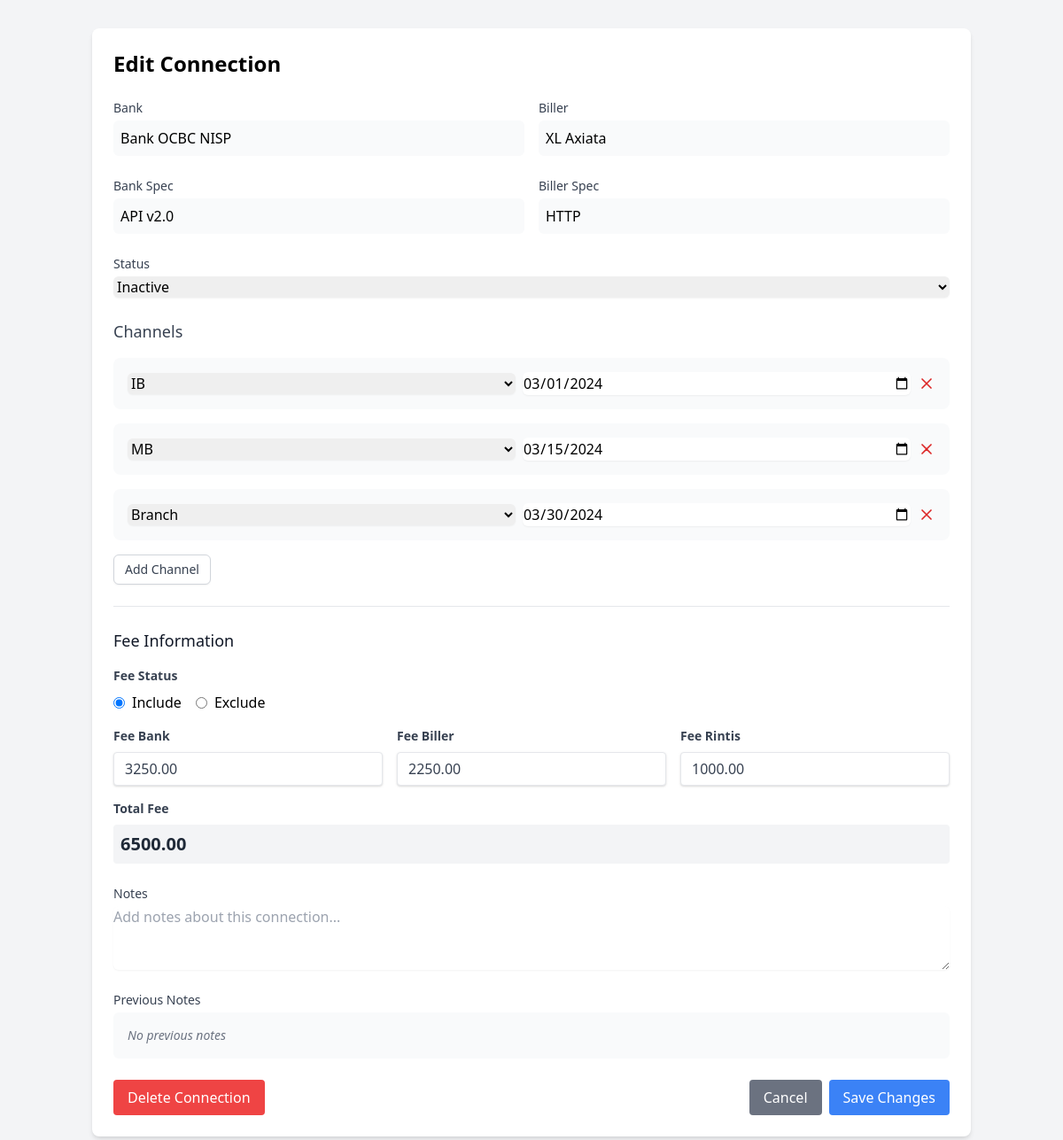
The page /edit_connection.php?id=10 (signed in) on the database its author committed.
### tables this page shows
CREATE TABLE `prima_data` (
    `id` int(11) NOT NULL AUTO_INCREMENT,
    `bank_id` BIGINT NOT NULL,
    `biller_id` BIGINT NOT NULL,
    `bank_spec_id` int(11) NOT NULL,
    `biller_spec_id` int(11) NOT NULL,
    `status` enum('active','inactive') NOT NULL DEFAULT 'active',
    `fee_bank` DECIMAL(10,2) DEFAULT 0.00,
    `fee_biller` DECIMAL(10,2) DEFAULT 0.00,
    `fee_rintis` DECIMAL(10,2) DEFAULT 0.00,
    `fee_included` TINYINT(1) NOT NULL DEFAULT 1,
    `admin_fee` DECIMAL(10,2) DEFAULT 0.00,
    `notes` TEXT DEFAULT NULL,
    `created_by` INT NOT NULL,
    `updated_by` INT NOT NULL,
    `created_at` TIMESTAMP DEFAULT CURRENT_TIMESTAMP,
    `updated_at` TIMESTAMP DEFAULT CURRENT_TIMESTAMP ON UPDATE CURRENT_TIMESTAMP,
    PRIMARY KEY (`id`),
    FOREIGN KEY (bank_id) REFERENCES banks(id),
    FOREIGN KEY (biller_id) REFERENCES billers(id),
    FOREIGN KEY (bank_spec_id) REFERENCES specs(id),
    FOREIGN KEY (biller_spec_id) REFERENCES specs(id),
    FOREIGN KEY (created_by) REFERENCES users(id),
    FOREIGN KEY (updated_by) REFERENCES users(id)
);

CREATE TABLE `banks` (
    `id` BIGINT NOT NULL AUTO_INCREMENT,
    `bank_id` VARCHAR(10) UNIQUE NOT NULL,
    `name` varchar(255) NOT NULL,
    `spec_id` INT NOT NULL,
    `created_by` INT NOT NULL,
    `created_at` TIMESTAMP DEFAULT CURRENT_TIMESTAMP,
    PRIMARY KEY (`id`),
    FOREIGN KEY (spec_id) REFERENCES specs(id),
    FOREIGN KEY (created_by) REFERENCES users(id)
);

CREATE TABLE `billers` (
    `id` BIGINT NOT NULL AUTO_INCREMENT,
    `biller_id` VARCHAR(10) UNIQUE NOT NULL,
    `name` varchar(255) NOT NULL,
    `spec_id` INT NOT NULL,
    `created_by` INT NOT NULL,
    `created_at` TIMESTAMP DEFAULT CURRENT_TIMESTAMP,
    PRIMARY KEY (`id`),
    FOREIGN KEY (spec_id) REFERENCES specs(id),
    FOREIGN KEY (created_by) REFERENCES users(id)
);

CREATE TABLE `specs` (
    `id` int(11) NOT NULL AUTO_INCREMENT,
    `name` varchar(255) NOT NULL,
    `created_by` INT NOT NULL,
    `created_at` TIMESTAMP DEFAULT CURRENT_TIMESTAMP,
    PRIMARY KEY (`id`),
    FOREIGN KEY (created_by) REFERENCES users(id)
);

CREATE TABLE `connection_channels` (
    `id` int(11) NOT NULL AUTO_INCREMENT,
    `prima_data_id` int(11) NOT NULL,
    `channel_id` int(11) NOT NULL,
    `date_live` date NOT NULL,
    `status` enum('active','inactive') NOT NULL DEFAULT 'active',
    `created_by` INT NOT NULL,
    `updated_by` INT NOT NULL,
    `created_at` TIMESTAMP DEFAULT CURRENT_TIMESTAMP,
    `updated_at` TIMESTAMP DEFAULT CURRENT_TIMESTAMP ON UPDATE CURRENT_TIMESTAMP,
    PRIMARY KEY (`id`),
    FOREIGN KEY (prima_data_id) REFERENCES prima_data(id),
    FOREIGN KEY (channel_id) REFERENCES channels(id),
    FOREIGN KEY (created_by) REFERENCES users(id),
    FOREIGN KEY (updated_by) REFERENCES users(id)
);

CREATE TABLE `channels` (
    `id` int(11) NOT NULL AUTO_INCREMENT,
    `name` varchar(255) NOT NULL,
    `description` TEXT DEFAULT NULL,
    `created_by` INT NOT NULL,
    `updated_by` INT NOT NULL,
    `created_at` TIMESTAMP DEFAULT CURRENT_TIMESTAMP,
    `updated_at` TIMESTAMP DEFAULT CURRENT_TIMESTAMP ON UPDATE CURRENT_TIMESTAMP,
    PRIMARY KEY (`id`),
    FOREIGN KEY (created_by) REFERENCES users(id),
    FOREIGN KEY (updated_by) REFERENCES users(id)
);

### public/edit_connection.php (the view, shortened to what the rows shown need)
<?php
$database = new Database();
$pdo = $database->getConnection();
$id = $_GET['id'] ?? 0;
$stmt = $pdo->prepare("SELECT pd.*,
    b.name as bank_name,
    bl.name as biller_name,
    bs.name as bank_spec_name,
    bls.name as biller_spec_name
    FROM prima_data pd
    LEFT JOIN banks b ON pd.bank_id = b.id
    LEFT JOIN billers bl ON pd.biller_id = bl.id
    LEFT JOIN specs bs ON pd.bank_spec_id = bs.id
    LEFT JOIN specs bls ON pd.biller_spec_id = bls.id
    WHERE pd.id = ?");
$stmt->execute([$id]);
$connection = $stmt->fetch(PDO::FETCH_ASSOC);
?>
<!DOCTYPE html>
<html lang="en">
<head>
    <link href="https://cdn.jsdelivr.net/npm/tailwindcss@2.2.19/dist/tailwind.min.css" rel="stylesheet">
</head>
<body class="bg-gray-100">
    <div class="container mx-auto px-4 py-8">
        <div class="bg-white rounded-lg shadow-md p-6">
            <h2 class="text-2xl font-bold mb-6">Edit Connection</h2>
            <form id="editConnectionForm" method="POST" class="space-y-6">
                <div class="grid grid-cols-2 gap-4">
                    <div>
                        <label class="block text-sm font-medium text-gray-700">Bank</label>
                        <div class="mt-1 p-2 bg-gray-50 rounded-md">
                            <?php echo htmlspecialchars($connection['bank_name']); ?>
                        </div>
                    </div>
                    <div>
                        <label class="block text-sm font-medium text-gray-700">Biller</label>
                        <div class="mt-1 p-2 bg-gray-50 rounded-md">
                            <?php echo htmlspecialchars($connection['biller_name']); ?>
                        </div>
                    </div>
                </div>
                <div class="grid grid-cols-2 gap-4">
                    <div>
                        <label class="block text-sm font-medium text-gray-700">Bank Spec</label>
                        <div class="mt-1 p-2 bg-gray-50 rounded-md">
                            <?php echo htmlspecialchars($connection['bank_spec_name']); ?>
                        </div>
                    </div>
                    <div>
                        <label class="block text-sm font-medium text-gray-700">Biller Spec</label>
                        <div class="mt-1 p-2 bg-gray-50 rounded-md">
                            <?php echo htmlspecialchars($connection['biller_spec_name']); ?>
                        </div>
                    </div>
                </div>
                <div>
                    <label class="block text-sm font-medium text-gray-700">Status</label>
                    <select name="status" class="mt-1 block w-full rounded-md border-gray-300 shadow-sm" required>
                        <option value="inactive" <?php echo $connection['status'] == 'inactive' ? 'selected' : ''; ?>>Inactive</option>
                    </select>
                </div>
                <div class="mt-6">
                    <div id="channelContainer" class="space-y-4">
                        <?php
                        $stmt = $pdo->prepare("
                            SELECT cc.*, ch.name as channel_name
                            FROM connection_channels cc
                            JOIN channels ch ON cc.channel_id = ch.id
                            WHERE cc.prima_data_id = ?
                            ORDER BY cc.date_live
                        ");
                        $stmt->execute([$id]);
                        $existing_channels = $stmt->fetchAll(PDO::FETCH_ASSOC);
                        $stmt = $pdo->query("SELECT * FROM channels ORDER BY name");
                        $all_channels = $stmt->fetchAll(PDO::FETCH_ASSOC);
                        foreach ($existing_channels as $channel): ?>
                            <div class="channel-entry bg-gray-50 p-4 rounded-lg">
                                <div class="flex items-center justify-between">
                                    <div class="flex-1">
                                        <select name="channels[]" class="w-full rounded-md border-gray-300 shadow-sm mr-2">
                                            <?php foreach ($all_channels as $ch): ?>
                                                <option value="<?php echo $ch['id']; ?>"
                                                    <?php echo $ch['id'] == $channel['channel_id'] ? 'selected' : ''; ?>>
                                                    <?php echo htmlspecialchars($ch['name']); ?>
                                                </option>
                                            <?php endforeach; ?>
                                        </select>
                                    </div>
                                    <div class="flex-1 ml-2">
                                        <input type="date" name="channel_dates[]"
                                            value="<?php echo $channel['date_live']; ?>"
                                            class="w-full rounded-md border-gray-300 shadow-sm"
                                            required>
                                    </div>
                                    <button type="button" onclick="removeChannel(this)"
                                            class="ml-2 text-red-600 hover:text-red-800">
                                        <svg class="w-5 h-5" fill="none" stroke="currentColor" viewBox="0 0 24 24">
                                            <path stroke-linecap="round" stroke-linejoin="round" stroke-width="2" d="M6 18L18 6M6 6l12 12"/>
                                        </svg>
                                    </button>
                                </div>
                            </div>
                        <?php endforeach; ?>
                    </div>
                </div>
                <div class="mt-6 border-t pt-6">
                    <div class="mb-4">
                        <div class="flex space-x-4">
                            <label class="inline-flex items-center">
                                <input type="radio" name="fee_inclusion" value="include"
                                    <?php echo $connection['fee_included'] == 1 ? 'checked' : ''; ?>
                                    class="form-radio text-blue-600">
                                <span class="ml-2">Include</span>
                            </label>
                            <label class="inline-flex items-center">
                                <input type="radio" name="fee_inclusion" value="exclude"
                                    <?php echo $connection['fee_included'] == 0 ? 'checked' : ''; ?>
                                    class="form-radio text-blue-600">
                                <span class="ml-2">Exclude</span>
                            </label>
                        </div>
                    </div>
                    <div class="grid grid-cols-3 gap-4">
                        <div>
                            <label class="block text-gray-700 text-sm font-bold mb-2" for="fee_bank">
                                Fee Bank
                            </label>
                            <input type="number"
                                name="fee_bank"
                                id="fee_bank"
                                step="0.01"
                                min="0"
                                value="<?php echo number_format((float)$connection['fee_bank'], 2, '.', ''); ?>"
                                class="shadow appearance-none border rounded w-full py-2 px-3 text-gray-700 leading-tight focus:outline-none focus:shadow-outline"
                                oninput="calculateTotalFee()">
                        </div>
                        <div>
                            <label class="block text-gray-700 text-sm font-bold mb-2" for="fee_biller">
                                Fee Biller
                            </label>
                            <input type="number"
                                name="fee_biller"
                                id="fee_biller"
                                step="0.01"
                                min="0"
                                value="<?php echo number_format((float)$connection['fee_biller'], 2, '.', ''); ?>"
                                class="shadow appearance-none border rounded w-full py-2 px-3 text-gray-700 leading-tight focus:outline-none focus:shadow-outline"
                                oninput="calculateTotalFee()">
                        </div>
                        <div>
                            <label class="block text-gray-700 text-sm font-bold mb-2" for="fee_rintis">
                                Fee Rintis
                            </label>
                            <input type="number"
                                name="fee_rintis"
                                id="fee_rintis"
                                step="0.01"
                                min="0"
                                value="<?php echo number_format((float)$connection['fee_rintis'], 2, '.', ''); ?>"
                                class="shadow appearance-none border rounded w-full py-2 px-3 text-gray-700 leading-tight focus:outline-none focus:shadow-outline"
                                oninput="calculateTotalFee()">
                        </div>
                    </div>
                    <div class="mt-4">
                        <label class="block text-gray-700 text-sm font-bold mb-2">Total Fee</label>
                        <div id="total_fee" class="text-xl font-bold text-gray-800 bg-gray-100 p-2 rounded">
                            <?php
                            $total = (float)$connection['fee_bank'] +
                                    (float)$connection['fee_biller'] +
                                    (float)$connection['fee_rintis'];
                            echo number_format($total, 2);
                            ?>
                        </div>
                    </div>
                </div>
            </form>
        </div>
    </div>
</body>
</html>

### rows shown on the page
prima_data: bank.name "Bank OCBC NISP", biller.name "XL Axiata", bank_spec.name "API v2.0", biller_spec.name "HTTP", status "Inactive", fee_included "☑ Include", fee_included "☐ Exclude", fee_bank "3250.00", fee_biller "2250.00", fee_rintis "1000.00", total "6500.00"
connection_channels: channel.name "IB", date_live "03/01/2024"
connection_channels: channel.name "MB", date_live "03/15/2024"
connection_channels: channel.name "Branch", date_live "03/30/2024"
